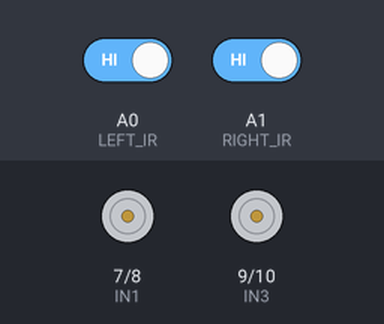
This sketch was run on a simulated Arduino Uno, built with avr-gcc and run on an emulated ATmega328P. Shown: motor-driver pin pairs drawn as motors (green arrow = first pin HIGH = forward, orange = second pin HIGH = backward, longer = more drive, scaled by the enable pin). The test bench sets the inputs (shaded band); at power-on: A0 (LEFT_IR) HIGH, A1 (RIGHT_IR) HIGH.

Above: at 3.2 s.
3.3 s: A0 (LEFT_IR) driven LOW
At 3.8 s:
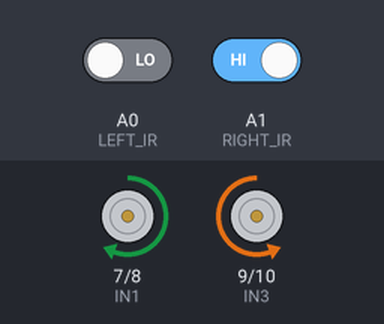
4.8 s: A1 (RIGHT_IR) driven LOW
At 6.0 s:
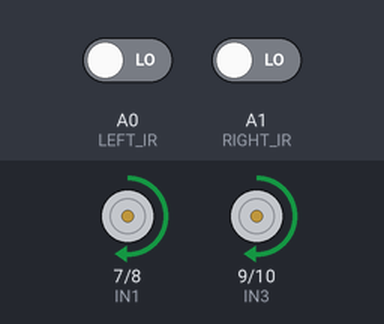
6.3 s: A0 (LEFT_IR) driven HIGH
At 7.3 s:
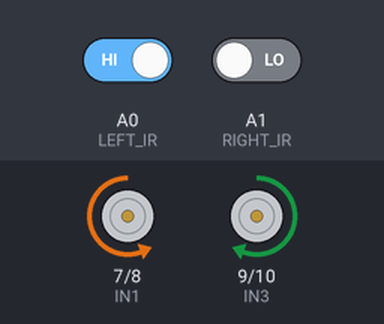
Timing chart, 0 to 9.3 s (numbered marks = the images above; inputs shaded):
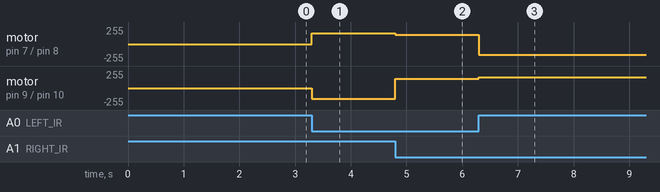

Measured:
- after the input at 3.3 s, motor on pin 7 (IN1) / pin 8 (IN2): stopped → forward 160/255 at once; motor on pin 9 (IN3) / pin 10 (IN4): stopped → backward 160/255 at once
- after the input at 4.8 s, motor on pin 7 (IN1) / pin 8 (IN2): forward 160/255 → forward 140/255 at once; motor on pin 9 (IN3) / pin 10 (IN4): backward 160/255 → forward 140/255 at once
- after the input at 6.3 s, motor on pin 7 (IN1) / pin 8 (IN2): forward 140/255 → backward 160/255 at once; motor on pin 9 (IN3) / pin 10 (IN4): forward 140/255 → forward 160/255 at once

The sketch:

03_Line_Follower_2IR.ino
```cpp
/*
  ============================================================
  03 - LINE FOLLOWER ROBOT (2 IR sensors)
  ============================================================
  Board  : Arduino UNO / Nano
  Track  : Black line (2-3 cm wide tape) on white floor

  Sensor placement:
    Put the two IR sensors at the front, facing DOWN, about
    1 cm above the floor. The black line should pass BETWEEN
    them, so on a straight line both sensors see white.

  Logic:
    Left = white, Right = white  -> Forward
    Left = BLACK, Right = white  -> Turn left
    Left = white, Right = BLACK  -> Turn right
    Left = BLACK, Right = BLACK  -> Stop (junction / end)

  Wiring:
    Left IR OUT  -> A0
    Right IR OUT -> A1
    L298N: ENA D5, IN1 D7, IN2 D8, IN3 D9, IN4 D10, ENB D6
  ============================================================
*/

// ---------- Motor driver (L298N) pins ----------
#define ENA 5
#define IN1 7
#define IN2 8
#define IN3 9
#define IN4 10
#define ENB 6

// ---------- Sensor pins ----------
#define LEFT_IR  A0
#define RIGHT_IR A1

// Most IR modules give HIGH on black. If your robot does the
// opposite of what it should, change HIGH to LOW here.
#define ON_LINE HIGH

int baseSpeed = 140;   // forward speed   (0-255)
int turnSpeed = 160;   // turning speed   (0-255)

void setup() {
  pinMode(ENA, OUTPUT); pinMode(ENB, OUTPUT);
  pinMode(IN1, OUTPUT); pinMode(IN2, OUTPUT);
  pinMode(IN3, OUTPUT); pinMode(IN4, OUTPUT);
  pinMode(LEFT_IR, INPUT);
  pinMode(RIGHT_IR, INPUT);
  stopRobot();
  delay(2000);   // time to place robot on the track
}

void loop() {
  bool leftOnLine  = (digitalRead(LEFT_IR)  == ON_LINE);
  bool rightOnLine = (digitalRead(RIGHT_IR) == ON_LINE);

  if (!leftOnLine && !rightOnLine) {
    forward(baseSpeed);
  } else if (leftOnLine && !rightOnLine) {
    turnLeft(turnSpeed);
  } else if (!leftOnLine && rightOnLine) {
    turnRight(turnSpeed);
  } else {
    stopRobot();
  }
}

// ================= MOTOR FUNCTIONS =================
void setMotor(int leftSpeed, int rightSpeed) {
  if (leftSpeed >= 0) { digitalWrite(IN1, HIGH); digitalWrite(IN2, LOW); }
  else                { digitalWrite(IN1, LOW);  digitalWrite(IN2, HIGH); leftSpeed = -leftSpeed; }
  if (rightSpeed >= 0) { digitalWrite(IN3, HIGH); digitalWrite(IN4, LOW); }
  else                 { digitalWrite(IN3, LOW);  digitalWrite(IN4, HIGH); rightSpeed = -rightSpeed; }
  analogWrite(ENA, constrain(leftSpeed, 0, 255));
  analogWrite(ENB, constrain(rightSpeed, 0, 255));
}
void forward(int s)   { setMotor(s, s); }
void backward(int s)  { setMotor(-s, -s); }
void turnLeft(int s)  { setMotor(-s, s); }
void turnRight(int s) { setMotor(s, -s); }
void stopRobot()      { setMotor(0, 0); }
```
